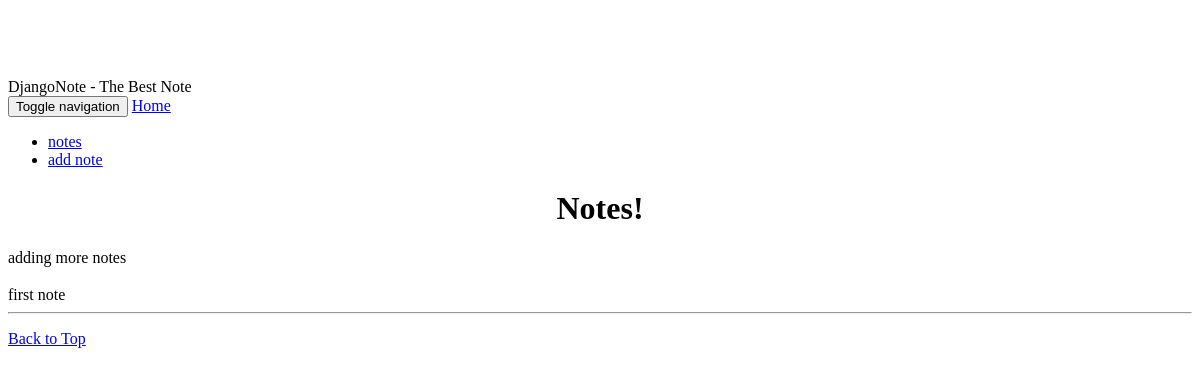
Before: /notes/ with the older database file.
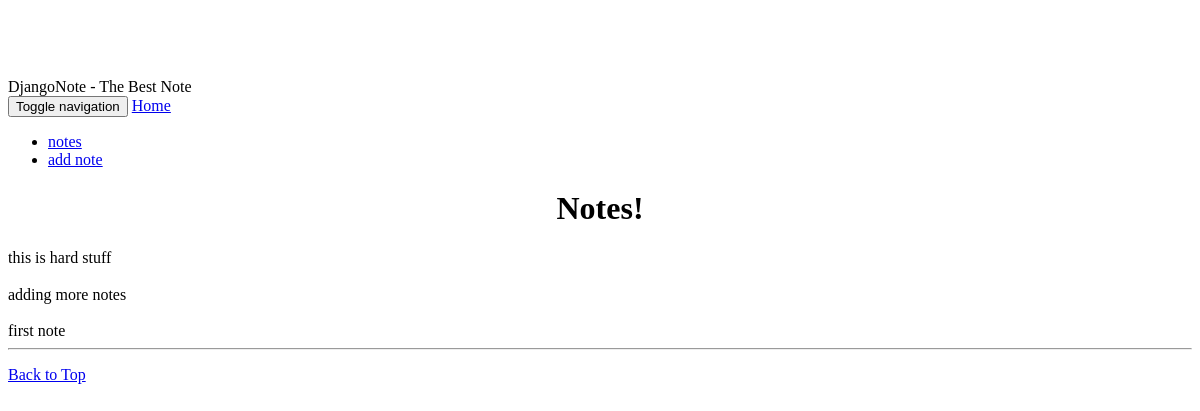
After: the same page with the newer database file.
### notes/models.py (models this page shows, shortened)
class Note(models.Model):
    title = models.CharField(max_length=150)
    body = models.TextField()
    pubTime = models.DateTimeField(auto_now_add = True)
    tags = models.ManyToManyField('Tag', related_name= 'notes', blank= True)

### notes/views.py (the view)
def index_view(request):
    notes = Note.objects.all().order_by('-pubTime')
    return render(request, 'notes/index.html',{'notes':notes})

### notes/templates/notes/index.html (shortened to what this page needs)
{% extends 'base.html' %}
{% load static %}
{% block body %}
<div class="jumbotron">
	<h1 align='center'>Notes!</h1>
</div>
<div class='col-md-12'>
{% if notes %}
	{% for note in notes %}
	{{note.body}}
	{% endfor %}
{% else %}
	<div class='alert alert-warning' align='center'>
		<h3>No Notes Yet!</h3>
	</div>
{% endif %}
</div>
{% endblock body %}

### notes/templates/base.html (shortened to what this page needs)
{% load staticfiles %}
<!DOCTYPE HTML>
<html lang="en">
    <head>
        <label>{% block label %}DjangoNote - The Best Note{% endblock label %}</label>
        {% block stylesheets %}
        <link rel="stylesheet" href="{% static 'notes/bootstrap.min.css' %}" />
        <link rel="stylesheet" href="{% static 'notes/bootstrap-theme.min.css' %}" />
        <link rel="stylesheet" href="{% static 'notes/theme.css' %}" />
        {% endblock stylesheets %}
    </head>
    <body role="document">
        <div class="navbar navbar-inverse navbar-fixed-top" role="navigation">
            <div class="container">
                <div class="navbar-header">
                    <button type="button" class="navbar-toggle" data-toggle="collapse" data-target="#bs-example-navbar-collapse-1">
                        <span class="sr-only">Toggle navigation</span>
                    </button>
                    <a class="navbar-brand" href="{% url 'home' %}">Home</a>
                </div>
                <div class="collapse navbar-collapse" id="bs-example-navbar-collapse-1">
                    <ul class="nav navbar-nav navbar-right">
                        <li>
                            <a href="{%url 'notes:index'%}">notes</a>
                        </li>
                        <li>
                            <a href="{% url 'notes:addnote'%}">add note</a>
                        </li>
                    </ul>
                </div>
            </div>
        </div>
        <div class="container theme-showcase" role="main">
            {% block body %}
            {% endblock body %}
        </div>
        <hr>
        {% block footer %}
        <div class="container marketing">
        <footer>
            <p class="pull-right"><a href="#">Back to Top</a></p>
        </footer>
        </div>
        {% endblock footer %}
    </body>
</html>

### notes/static/notes/theme.css (style rules this page uses)
body { padding-top: 70px; padding-bottom: 30px; }

Changed rows visible on the page:
added Note: body "this is hard stuff"
